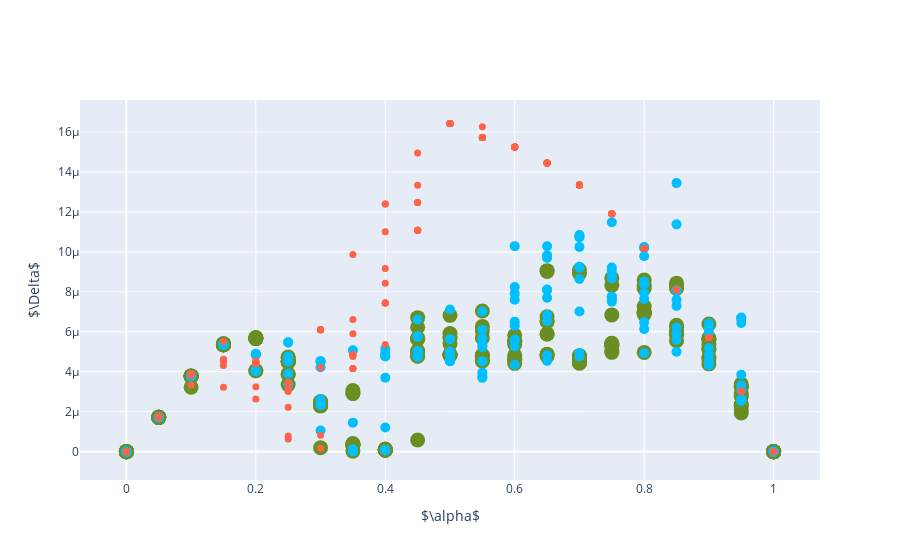

Source (notebook cell):
### Markdown cell above
##### PLOT

### Code cell
plot_dots_2d(delta, '$\Delta$', 'data/plots/polblogs/pol_delta.pdf')

### Figure 1 — Plotly figure (JSON) as saved in the notebook; plotly's stock layout.template omitted (floating-point values rounded to 4 significant figures; data arrays with more than 128 entries replaced by an {"elided": "..."} marker saying what was removed)
{"data": [{"line": {"color": "olivedrab", "dash": "dash", "width": 2}, "marker": {"size": 15}, "mode": "markers", "name": "Early Fusion", "type": "scatter", "x": {"elided": "210 float values"}, "y": {"elided": "210 float values"}}, {"line": {"color": "deepskyblue", "dash": "dash", "width": 2}, "marker": {"size": 10}, "mode": "markers", "name": "Simultaneous Fusion", "type": "scatter", "x": {"elided": "210 float values"}, "y": {"elided": "210 float values"}}, {"line": {"color": "tomato", "dash": "dash", "width": 2}, "marker": {"size": 7}, "mode": "markers", "name": "Late Fusion", "type": "scatter", "x": {"elided": "210 float values"}, "y": {"elided": "210 float values"}}], "layout": {"showlegend": false, "xaxis": {"title": {"text": "$\\alpha$"}}, "yaxis": {"title": {"text": "$\\Delta$"}}}}
